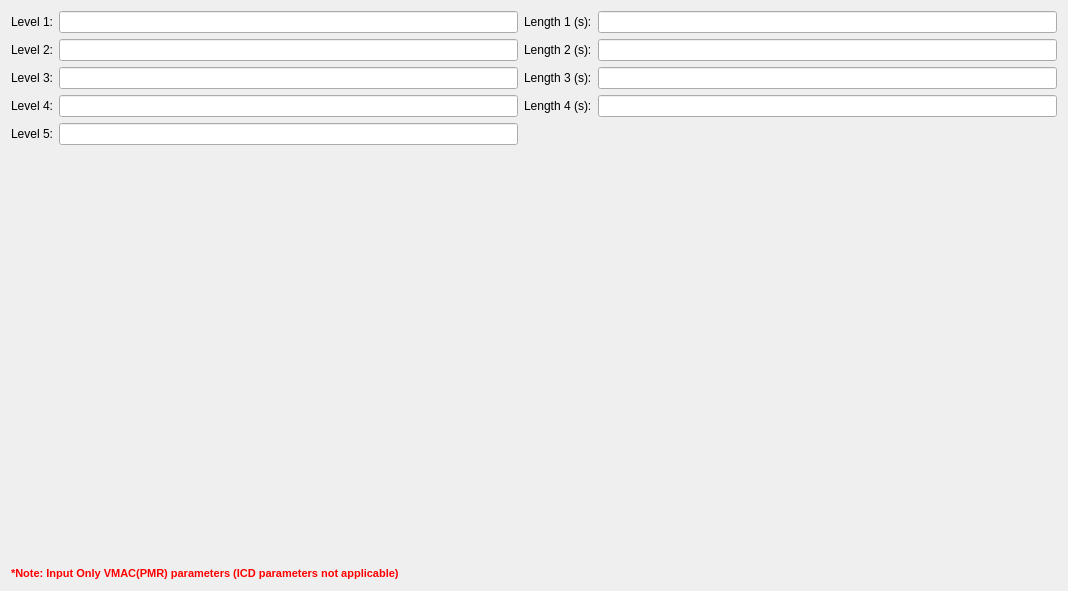
<?xml version="1.0" encoding="UTF-8"?>
<ui version="4.0">
 <class>GTAEquationCrenelsWidget</class>
 <widget class="QWidget" name="GTAEquationCrenelsWidget">
  <property name="geometry">
   <rect>
    <x>0</x>
    <y>0</y>
    <width>1068</width>
    <height>591</height>
   </rect>
  </property>
  <property name="minimumSize">
   <size>
    <width>1068</width>
    <height>591</height>
   </size>
  </property>
  <property name="maximumSize">
   <size>
    <width>1068</width>
    <height>591</height>
   </size>
  </property>
  <property name="windowTitle">
   <string>Form</string>
  </property>
  <layout class="QGridLayout" name="gridLayout">
   <item row="0" column="0">
    <widget class="QLabel" name="label">
     <property name="text">
      <string>Level 1:</string>
     </property>
    </widget>
   </item>
   <item row="0" column="1">
    <widget class="QLineEdit" name="Level1LE"/>
   </item>
   <item row="0" column="2">
    <widget class="QLabel" name="label_3">
     <property name="text">
      <string>Length 1 (s):</string>
     </property>
    </widget>
   </item>
   <item row="0" column="3">
    <widget class="QLineEdit" name="Length1LE">
     <property name="text">
      <string/>
     </property>
    </widget>
   </item>
   <item row="1" column="0">
    <widget class="QLabel" name="label_2">
     <property name="text">
      <string>Level 2:</string>
     </property>
    </widget>
   </item>
   <item row="1" column="1">
    <widget class="QLineEdit" name="Level2LE"/>
   </item>
   <item row="1" column="2">
    <widget class="QLabel" name="label_4">
     <property name="text">
      <string>Length 2 (s):</string>
     </property>
    </widget>
   </item>
   <item row="1" column="3">
    <widget class="QLineEdit" name="Length2LE">
     <property name="text">
      <string/>
     </property>
    </widget>
   </item>
   <item row="2" column="0">
    <widget class="QLabel" name="label_5">
     <property name="text">
      <string>Level 3:</string>
     </property>
    </widget>
   </item>
   <item row="2" column="1">
    <widget class="QLineEdit" name="Level3LE"/>
   </item>
   <item row="2" column="2">
    <widget class="QLabel" name="label_6">
     <property name="text">
      <string>Length 3 (s):</string>
     </property>
    </widget>
   </item>
   <item row="2" column="3">
    <widget class="QLineEdit" name="Length3LE">
     <property name="text">
      <string/>
     </property>
    </widget>
   </item>
   <item row="3" column="0">
    <widget class="QLabel" name="label_7">
     <property name="text">
      <string>Level 4:</string>
     </property>
    </widget>
   </item>
   <item row="3" column="1">
    <widget class="QLineEdit" name="Level4LE"/>
   </item>
   <item row="3" column="2">
    <widget class="QLabel" name="label_8">
     <property name="text">
      <string>Length 4 (s):</string>
     </property>
    </widget>
   </item>
   <item row="3" column="3">
    <widget class="QLineEdit" name="Length4LE">
     <property name="text">
      <string/>
     </property>
    </widget>
   </item>
   <item row="4" column="0">
    <widget class="QLabel" name="label_9">
     <property name="text">
      <string>Level 5:</string>
     </property>
    </widget>
   </item>
   <item row="4" column="1">
    <widget class="QLineEdit" name="Level5LE"/>
   </item>
   <item row="5" column="0" colspan="4">
    <widget class="QLabel" name="ImageLabel">
     <property name="minimumSize">
      <size>
       <width>1050</width>
       <height>424</height>
      </size>
     </property>
     <property name="maximumSize">
      <size>
       <width>1050</width>
       <height>424</height>
      </size>
     </property>
     <property name="text">
      <string/>
     </property>
     <property name="pixmap">
      <pixmap resource="../resource.qrc">:/images/forms/img/EQUATION_CRENELS.png</pixmap>
     </property>
     <property name="scaledContents">
      <bool>true</bool>
     </property>
    </widget>
   </item>
   <item row="6" column="0" colspan="4">
    <widget class="QLabel" name="NoteLabel">
     <property name="sizePolicy">
      <sizepolicy hsizetype="Preferred" vsizetype="Fixed">
       <horstretch>0</horstretch>
       <verstretch>0</verstretch>
      </sizepolicy>
     </property>
     <property name="palette">
      <palette>
       <active>
        <colorrole role="WindowText">
         <brush brushstyle="SolidPattern">
          <color alpha="255">
           <red>255</red>
           <green>0</green>
           <blue>0</blue>
          </color>
         </brush>
        </colorrole>
        <colorrole role="Text">
         <brush brushstyle="SolidPattern">
          <color alpha="255">
           <red>0</red>
           <green>0</green>
           <blue>0</blue>
          </color>
         </brush>
        </colorrole>
       </active>
       <inactive>
        <colorrole role="WindowText">
         <brush brushstyle="SolidPattern">
          <color alpha="255">
           <red>255</red>
           <green>0</green>
           <blue>0</blue>
          </color>
         </brush>
        </colorrole>
        <colorrole role="Text">
         <brush brushstyle="SolidPattern">
          <color alpha="255">
           <red>0</red>
           <green>0</green>
           <blue>0</blue>
          </color>
         </brush>
        </colorrole>
       </inactive>
       <disabled>
        <colorrole role="WindowText">
         <brush brushstyle="SolidPattern">
          <color alpha="255">
           <red>120</red>
           <green>120</green>
           <blue>120</blue>
          </color>
         </brush>
        </colorrole>
        <colorrole role="Text">
         <brush brushstyle="SolidPattern">
          <color alpha="255">
           <red>120</red>
           <green>120</green>
           <blue>120</blue>
          </color>
         </brush>
        </colorrole>
       </disabled>
      </palette>
     </property>
     <property name="font">
      <font>
       <pointsize>8</pointsize>
       <weight>75</weight>
       <bold>true</bold>
      </font>
     </property>
     <property name="text">
      <string>*Note: Input Only VMAC(PMR) parameters (ICD parameters not applicable)</string>
     </property>
    </widget>
   </item>
  </layout>
 </widget>
 <resources>
  <include location="../resource.qrc"/>
 </resources>
 <connections/>
</ui>
